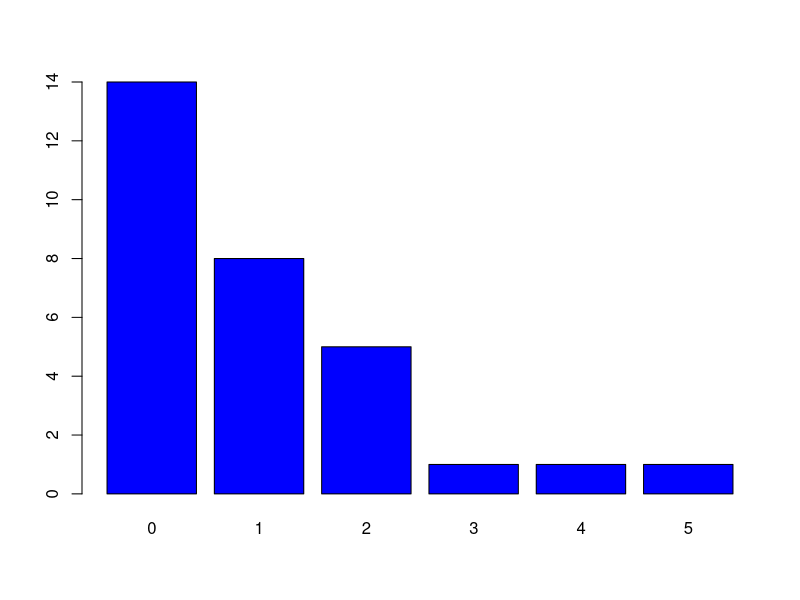

The R source for this figure:
# t.2)

grades <- c(1, 0, 0, 0, 5, 2, 2, 0, 1, 1, 0, 0, 2, 0, 2, 3, 0, 0, 1, 2, 1, 0, 0, 0, 0, 1, 1, 4, 0, 1)

# Frekvenssijakauma
grades_table <- table(grades)

# Jakaumaa vastaava pylväskuvio
barplot(grades_table, col="blue")

# t.3)

# Kvartiilit (0.25, 0.5 [mediaani], 0.75)
# Huom. 'type=2' tarvitaan, jotta kvartiilit lasketaan oikealla algoritmilla
quantile(grades, probs=c(0.25, 0.5, 0.75), type=2)

# t.4)

# Tallennetaan arvot muuttujiin a ja b
a <- 8
b <- 2

# Suoritetaan määritellyillä muuttujilla yhteen-, vähennys-, ja potenssilasku
a+b
a*b
b^a

# Otetaan luonnollinen logaritmi ja neliöjuuri muuttujasta
log(a)
sqrt(b)

# Tallennetaan vektori arvoja muuttujaan x
x <- c(3, 1, 4, 0, 1, 2, 6, 6)

# Lasketaan yhteen kaikki vektorin arvot
sum(x)

# Tallennetaan vektori arvoja (kokonaisluvut 1..8) muuttujaan y
y <- c(1:8)

# Lasketaan yhteen vektorit alkiokohtaisesti
x+y
